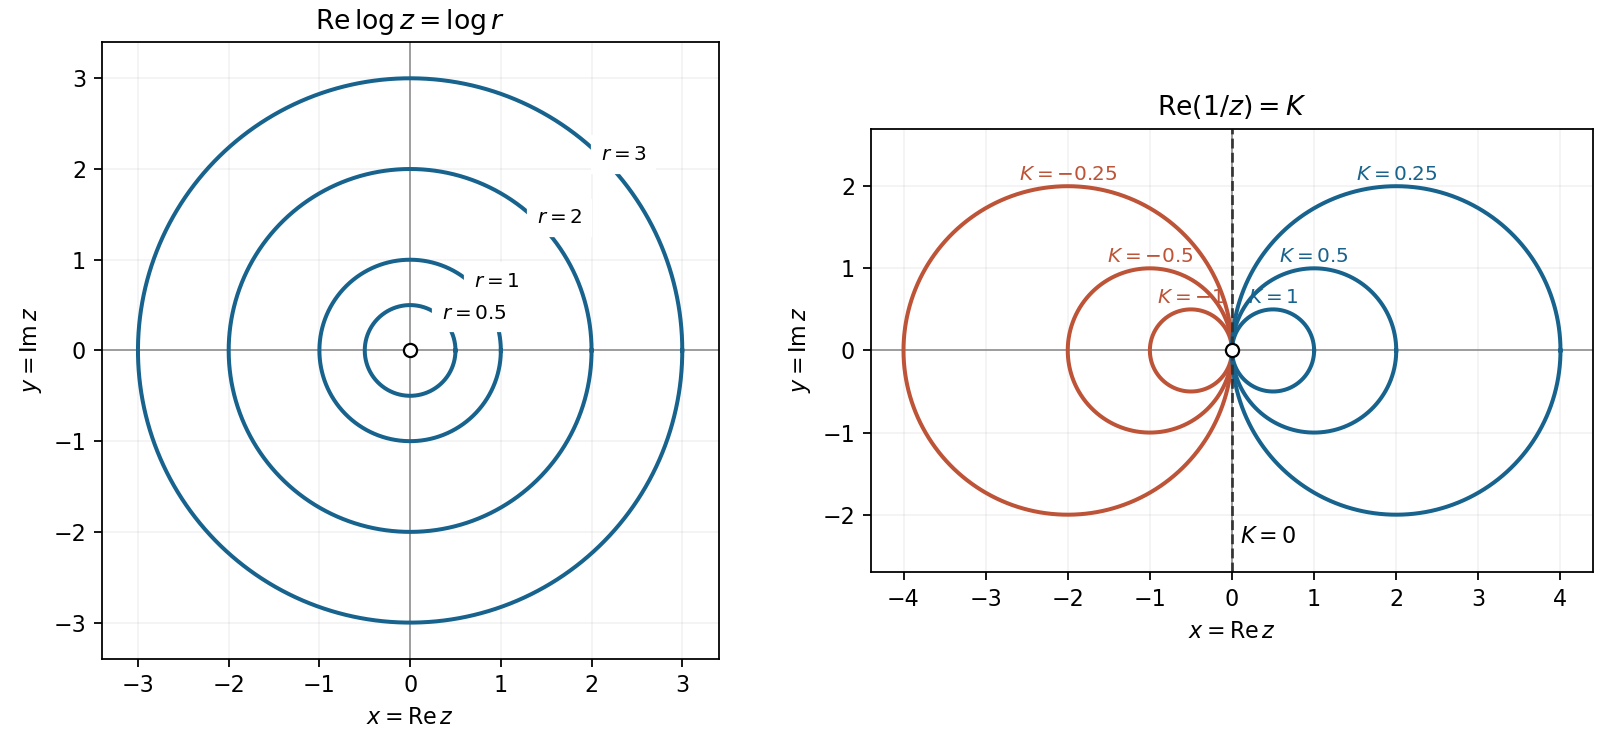

Reproduce this figure in Python.
"""Original Q11 contour sketches; write the PNG basename to the cwd.

Tested with Python 3.14.4, NumPy 2.3.5 and Matplotlib 3.10.7.
"""

from pathlib import Path

import matplotlib

matplotlib.use("Agg")
import matplotlib.pyplot as plt
import numpy as np


def main():
    theta = np.linspace(0, 2 * np.pi, 900)
    fig, axes = plt.subplots(1, 2, figsize=(10, 4.6), layout="constrained")
    fig.patch.set_facecolor("white")
    for ax in axes:
        ax.set_facecolor("white")
        ax.axhline(0, color="#888888", linewidth=0.7)
        ax.axvline(0, color="#888888", linewidth=0.7)
        ax.set_aspect("equal")
        ax.set(xlabel=r"$x=\mathrm{Re}\,z$", ylabel=r"$y=\mathrm{Im}\,z$")
        ax.grid(alpha=0.15)
    for radius in [0.5, 1, 2, 3]:
        axes[0].plot(radius * np.cos(theta), radius * np.sin(theta), color="#17638d", linewidth=1.8)
        axes[0].text(radius * 0.70, radius * 0.70, f"$r={radius:g}$", fontsize=9, backgroundcolor="white")
    axes[0].set(xlim=(-3.4, 3.4), ylim=(-3.4, 3.4), title=r"$\mathrm{Re}\,\log z=\log r$")
    for level in [-1, -0.5, -0.25, 0.25, 0.5, 1]:
        centre = 1 / (2 * level)
        radius = abs(centre)
        colour = "#bd5337" if level < 0 else "#17638d"
        axes[1].plot(centre + radius * np.cos(theta), radius * np.sin(theta), color=colour, linewidth=1.8)
        axes[1].text(centre, radius + 0.08, f"$K={level:g}$", fontsize=9, ha="center", color=colour)
    axes[1].axvline(0, color="#333333", linewidth=1.2, linestyle="--")
    axes[1].text(0.1, -2.35, "$K=0$", fontsize=10)
    axes[1].set(xlim=(-4.4, 4.4), ylim=(-2.7, 2.7), title=r"$\mathrm{Re}(1/z)=K$")
    for ax in axes:
        ax.scatter(0, 0, s=35, facecolor="white", edgecolor="black", zorder=10)
    fig.savefig(Path("paper-1-complex-contours.png"), dpi=160, facecolor="white")
    plt.close(fig)


if __name__ == "__main__":
    main()
